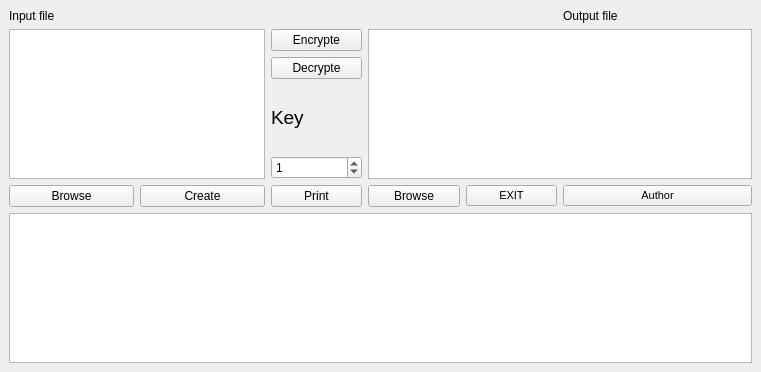
<?xml version="1.0" encoding="UTF-8"?>
<ui version="4.0">
 <class>MainWindow</class>
 <widget class="QMainWindow" name="MainWindow">
  <property name="geometry">
   <rect>
    <x>0</x>
    <y>0</y>
    <width>761</width>
    <height>372</height>
   </rect>
  </property>
  <property name="windowTitle">
   <string>Lab module #1</string>
  </property>
  <widget class="QWidget" name="centralwidget">
   <layout class="QGridLayout" name="gridLayout">
    <item row="0" column="0">
     <widget class="QLabel" name="label">
      <property name="text">
       <string>Input file</string>
      </property>
     </widget>
    </item>
    <item row="0" column="5">
     <widget class="QLabel" name="label_2">
      <property name="text">
       <string>Output file</string>
      </property>
     </widget>
    </item>
    <item row="1" column="0" rowspan="4" colspan="2">
     <widget class="QListWidget" name="TextInput"/>
    </item>
    <item row="1" column="2">
     <widget class="QPushButton" name="ButtonEncrypte">
      <property name="cursor">
       <cursorShape>PointingHandCursor</cursorShape>
      </property>
      <property name="text">
       <string>Encrypte</string>
      </property>
     </widget>
    </item>
    <item row="2" column="2">
     <widget class="QPushButton" name="ButtonDecrypte">
      <property name="cursor">
       <cursorShape>PointingHandCursor</cursorShape>
      </property>
      <property name="text">
       <string>Decrypte</string>
      </property>
     </widget>
    </item>
    <item row="5" column="3">
     <widget class="QPushButton" name="ButtonOutBrowse">
      <property name="cursor">
       <cursorShape>PointingHandCursor</cursorShape>
      </property>
      <property name="text">
       <string>Browse</string>
      </property>
     </widget>
    </item>
    <item row="5" column="4">
     <widget class="QPushButton" name="ButtonExit">
      <property name="font">
       <font>
        <pointsize>8</pointsize>
       </font>
      </property>
      <property name="cursor">
       <cursorShape>PointingHandCursor</cursorShape>
      </property>
      <property name="text">
       <string>EXIT</string>
      </property>
     </widget>
    </item>
    <item row="3" column="2">
     <widget class="QLabel" name="label_3">
      <property name="font">
       <font>
        <pointsize>14</pointsize>
       </font>
      </property>
      <property name="text">
       <string>Key</string>
      </property>
     </widget>
    </item>
    <item row="4" column="2">
     <widget class="QSpinBox" name="KeyBox">
      <property name="cursor">
       <cursorShape>PointingHandCursor</cursorShape>
      </property>
      <property name="minimum">
       <number>-9999999</number>
      </property>
      <property name="maximum">
       <number>9999999</number>
      </property>
      <property name="value">
       <number>1</number>
      </property>
      <property name="displayIntegerBase">
       <number>10</number>
      </property>
     </widget>
    </item>
    <item row="5" column="5" colspan="2">
     <widget class="QPushButton" name="ButtonAthour">
      <property name="font">
       <font>
        <pointsize>8</pointsize>
       </font>
      </property>
      <property name="text">
       <string>Author</string>
      </property>
     </widget>
    </item>
    <item row="5" column="1">
     <widget class="QPushButton" name="ButtonInCreate">
      <property name="cursor">
       <cursorShape>CrossCursor</cursorShape>
      </property>
      <property name="text">
       <string>Create</string>
      </property>
     </widget>
    </item>
    <item row="1" column="3" rowspan="4" colspan="4">
     <widget class="QListWidget" name="TextOutput"/>
    </item>
    <item row="5" column="2">
     <widget class="QPushButton" name="ButtonPrint">
      <property name="text">
       <string>Print</string>
      </property>
     </widget>
    </item>
    <item row="5" column="0">
     <widget class="QPushButton" name="ButtonInBrowse">
      <property name="cursor">
       <cursorShape>PointingHandCursor</cursorShape>
      </property>
      <property name="text">
       <string>Browse</string>
      </property>
     </widget>
    </item>
    <item row="6" column="0" colspan="7">
     <widget class="QListWidget" name="TextTest"/>
    </item>
   </layout>
  </widget>
 </widget>
 <resources/>
 <connections/>
</ui>
